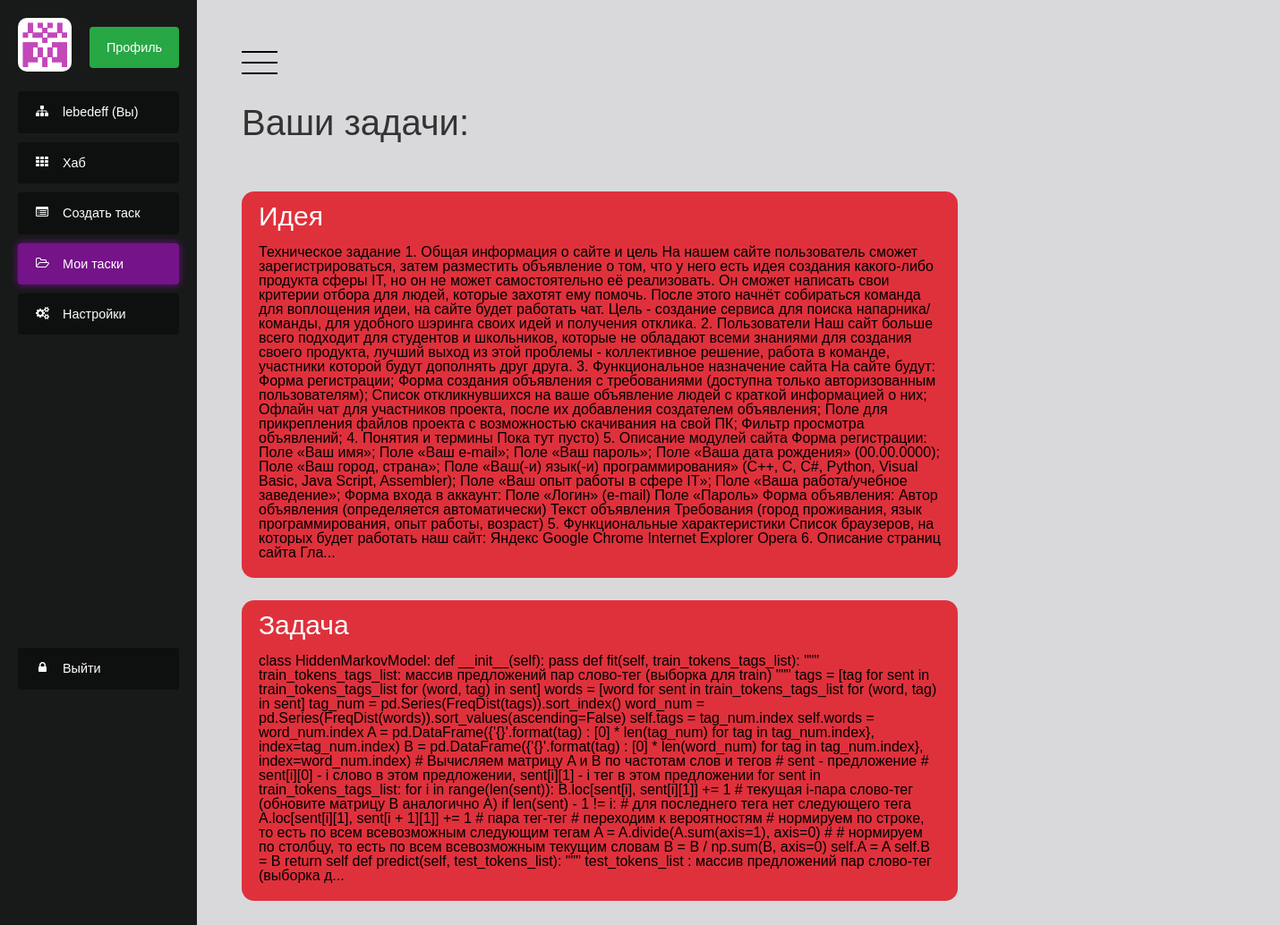
The page /tasks (signed in) on the database its author committed.
### codev_app/models.py (models this page shows)
class Profile(models.Model):
    user = models.OneToOneField(User, on_delete=models.CASCADE)
    bio = models.TextField(max_length=500, blank=True)
    location = models.CharField(max_length=30, blank=True)
    avatar = models.ImageField(upload_to='users')

class Task(models.Model):
    idea = models.CharField(max_length=200)
    body = models.TextField(max_length=10000)
    creation_date = models.DateTimeField(default=datetime.datetime.now())
    author = models.ForeignKey(to=User, blank=True, on_delete=models.CASCADE, null=True)

### codev_app/views.py (the view)
# urls.py: path('tasks', my_tasks),
def my_tasks(request):
    context = get_context(request, 'tasks')
    tasks = Task.objects.filter(author=request.user)
    for t in  range(len(tasks)):
        tasks[t].body = tasks[t].body[0:2000]
    context.update({'tasks' : tasks})
    return render(request, 'tasks.html', context)

### codev_app/views.py (called while the page is built)
def get_context(request, pagename):
    context = {
        'pagename': pagename,
        'loginform': LoginForm(),
        'user': request.user,
        'registerform': RegistrationForm(request.POST)
    }
    if request.user.is_authenticated:
        context.update({'avatar': request.user.profile.avatar})
    return context

### templates/tasks.html (shortened to what this page needs)
<!DOCTYPE html>
<html lang="en">
<head>
    <link rel="stylesheet" type="text/css" href="/static/modern_style.css">
</head>
<body>
{% include 'patterns/modern_menu.html' %}
<h1>Ваши задачи:</h1>
<ul class="tasks">
    {% for task in tasks %}
          <a href="/task/{{ task.id }}" style="width: 53em;"><div class="task">
          <h1>{{ task.idea }}</h1>
          <p>{{ task.body }}...</p>
           </div></a>
    {% endfor %}
</ul>
{% include 'patterns/modern_footer.html' %}
</html>

### templates/patterns/modern_menu.html (shortened to what this page needs)
<div class="wrapper">
  <div class="sidebar" style="position: fixed;">
    <ul class="nav">
      <img class="avatar" src="{{ MEDIA_URL }}{{ avatar }}">
       <li class="profile"><a class="profile-button" href = "/profile/{{ user }}"><p> Профиль </p></a></li>
       <li><a {% if pagename == 'profile' %}class="active"{% endif %} href = "/profile/{{ user }}"> {{ user }} (Вы) </a></li>
      <li><a {% if pagename == 'hab' %}class="active"{% endif %} href="/">Хаб</a></li>
      <li><a {% if pagename == 'make_task' %}class="active"{% endif %} href="/add_task">Создать таск</a></li>
      <li><a {% if pagename == 'tasks' %}class="active"{% endif %} href="/tasks">Мои таски</a></li>
      <li><a {% if pagename == 'settings' %}class="active"{% endif %}>Настройки</a></li>
      <li><a class="logout" href="/u/logout/">Выйти</a></li>
    </ul>
  </div>
  <div class="content isOpen">
          <a class="button">
      <svg xmlns="http://www.w3.org/2000/svg" viewBox="0 0 100 100">
        <line x1="0" y1="20" x2="100" y2="20" />
        <line x1="0" y1="50" x2="100" y2="50" />
        <line x1="0" y1="80" x2="100" y2="80" />
      </svg>
    </a>

### static/modern_style.css (style rules this page uses)
*, *::before, *::after { margin: 0; padding: 0; box-sizing: border-box; }
a { text-decoration: none; }
html, body { height: 100%; width: 100%; font-family: 'Montserrat', sans-serif; -webkit-font-smoothing: antialiased; font-smoothing: antialiased; background-color: #2a313d; }
body { font: 500 .9rem/1 'Avenir Next', sans-serif; color: #333; background: rgb(45,48,58); }
.wrapper { display: flex; min-height: 100%; background-color: #181919; }
.sidebar { position: absolute; width: 220px; padding: 20px; }
.content { flex: 1; padding: 50px; background: #d9d9db; transform: translateX(0); transition: transform .3s; }
.content.isOpen { transform: translateX(220px); }
.button { cursor: pointer; }
.button svg { width: 40px; }
h1 { margin-top: 25px; font-size: 40px; font-weight: 400; }
.nav { list-style: none; }
.nav li a { background: #0e0f0f; margin-top: 10px; position: relative; display: block; margin-bottom: 5px; padding: 16px 0 16px 50px; color: #fff; border-radius: 4px; -webkit-transition-duration: 0.4s; transition-duration: 0.5s; transition: all .2s ease-in-out; cursor: pointer; }
.nav li a.logout { margin-top: 350px; }
.nav li a.active { background-color: #751389; box-shadow: 0px 0px 8px #751390; }
.nav li a::before { font: 14px fontawesome; position: absolute; top: 15px; left: 20px; }
.nav li:nth-child(3) a::before { content: '\f0e8'; }
.nav li:nth-child(4) a::before { content: '\f00a'; }
.nav li:nth-child(5) a::before { content: '\f022'; }
.nav li:nth-child(6) a::before { content: '\f115'; }
.nav li:nth-child(7) a::before { content: '\f085'; }
.nav li:nth-child(8) a::before { content: '\f023'; left: 23px; }
.tasks { display: compact; margin-top: 30px; border-radius: 15px; background: transparent; min-height: 80px; padding-top: 1px; }
.tasks a { margin-top: 10px; color: black; float: left; }
.task h1 { margin-top: 1px; margin-bottom: 0.5em; font-size: 30px; text-align-all: left; float: left; }
.task p { margin-top: 3em; padding-bottom: 0.5em; text-align: left; color: black; overflow-wrap: break-spaces; }
.task { width: 50em; position: relative; min-height: 10em; text-align: center; background: #df313c; color: #fff; margin-top: 2%; margin-right: 100px; font-size: 16px; padding: 12px 19px; line-height: 1; border-color: transparent; border-radius: 14px; -webkit-transition-duration: 0.4s; transition-duration: 0.5s; transition: all .2s ease-in-out; cursor: pointer; z-index: 50; }
.avatar { margin-bottom: 10px; height: 60px; width: 60px; -webkit-border-radius: 10px; -moz-border-radius: 10px; border-radius: 10px; cursor: pointer; }
.profile { float: right; text-align-all: center; }
.wrapper .sidebar .nav .profile a { width: 100px; text-align: center; float: left; }
.profile p { text-align: center; margin-left: -50px; }
.nav li a.profile-button { background-color: #28a745; }
:root { --gutterSm: 0.4rem; --gutterMd: 0.8rem; --gutterLg: 1.6rem; --gutterXl: 2.4rem; --gutterXx: 7.2rem; --colorPrimary400: #7e57c2; --colorPrimary600: #5e35b1; --colorPrimary800: #4527a0; --fontFamily: "Dosis", sans-serif; --fontSizeSm: 1.2rem; --fontSizeMd: 1.6rem; --fontSizeLg: 2.1rem; --fontSizeXl: 2.8rem; --fontSizeXx: 3.6rem; --lineHeightSm: 1.1; --lineHeightMd: 1.8; --transitionDuration: 300ms; --transitionTF: cubic-bezier(0.645, 0.045, 0.355, 1); --inputPaddingV: var(--gutterMd); --inputPaddingH: var(--gutterLg); --inputFontSize: var(--fontSizeLg); --inputLineHeight: var(--lineHeightMd); --labelScaleFactor: 0.8; --labelDefaultPosY: 50%; --labelTransformedPosY: calc( (var(--labelDefaultPosY)) - (var(--inputPaddingV) * var(--labelScaleFactor)) - (var(--inputFontSize) * var(--inputLineHeight)) ); --inputTransitionDuration: var(--transitionDuration); --inputTransitionTF: var(--transitionTF); }
*, *::before, *::after { box-sizing: border-box; }

### rows shown on the page
Profile: avatar (picture)
Task: idea "Идея", body "Техническое задание 1. Общая информация о сайте и цель На нашем сайте пользователь сможет зарегистрироваться, затем разместить объявление о том, что у него есть идея создания какого-либо продукта сферы IT, но он не может самостоятельно её реализовать. Он сможет написать свои критерии отбора для людей, которые захотят ему помочь. После этого начнёт собираться команда для воплощения идеи, на сайте будет работать чат. Цель - создание сервиса для поиска напарника/команды, для удобного шэринга своих идей и получения отклика. 2. Пользователи Наш сайт больше всего подходит для студентов и школьников, которые не обладают всеми знаниями для создания своего продукта, лучший выход из этой проблемы -…"
Task: idea "Задача", body "class HiddenMarkovModel: def __init__(self): pass def fit(self, train_tokens_tags_list): \"\"\" train_tokens_tags_list: массив предложений пар слово-тег (выборка для train) \"\"\" tags = [tag for sent in train_tokens_tags_list for (word, tag) in sent] words = [word for sent in train_tokens_tags_list for (word, tag) in sent] tag_num = pd.Series(FreqDist(tags)).sort_index() word_num = pd.Series(FreqDist(words)).sort_values(ascending=False) self.tags = tag_num.index self.words = word_num.index A = pd.DataFrame({'{}'.format(tag) : [0] * len(tag_num) for tag in tag_num.index}, index=tag_num.index) B = pd.DataFrame({'{}'.format(tag) : [0] * len(word_num) for tag in tag_num.index}, index=word_num.index)…"

### other values the page prints
{{ user }} "lebedeff"
